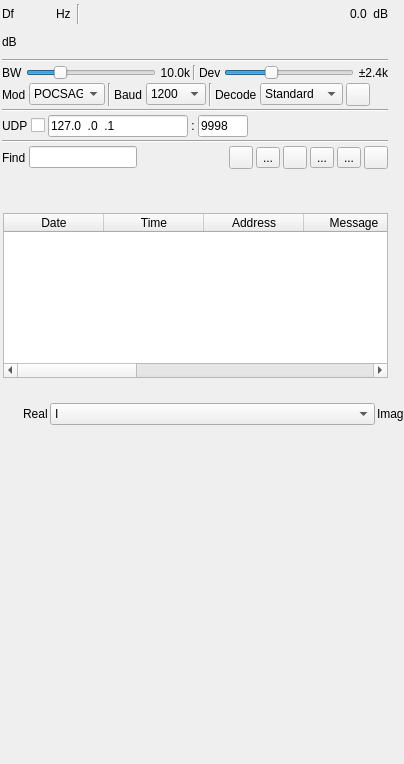
<?xml version="1.0" encoding="UTF-8"?>
<ui version="4.0">
 <class>PagerDemodGUI</class>
 <widget class="RollupContents" name="PagerDemodGUI">
  <property name="geometry">
   <rect>
    <x>0</x>
    <y>0</y>
    <width>404</width>
    <height>764</height>
   </rect>
  </property>
  <property name="sizePolicy">
   <sizepolicy hsizetype="Expanding" vsizetype="Expanding">
    <horstretch>0</horstretch>
    <verstretch>0</verstretch>
   </sizepolicy>
  </property>
  <property name="minimumSize">
   <size>
    <width>352</width>
    <height>0</height>
   </size>
  </property>
  <property name="font">
   <font>
    <family>Liberation Sans</family>
    <pointsize>9</pointsize>
   </font>
  </property>
  <property name="focusPolicy">
   <enum>Qt::FocusPolicy::StrongFocus</enum>
  </property>
  <property name="windowTitle">
   <string>Pager Demodulator</string>
  </property>
  <widget class="QWidget" name="settingsContainer" native="true">
   <property name="geometry">
    <rect>
     <x>0</x>
     <y>0</y>
     <width>390</width>
     <height>171</height>
    </rect>
   </property>
   <property name="minimumSize">
    <size>
     <width>350</width>
     <height>0</height>
    </size>
   </property>
   <property name="windowTitle">
    <string>Settings</string>
   </property>
   <layout class="QVBoxLayout" name="verticalLayout">
    <property name="spacing">
     <number>3</number>
    </property>
    <property name="leftMargin">
     <number>2</number>
    </property>
    <property name="topMargin">
     <number>2</number>
    </property>
    <property name="rightMargin">
     <number>2</number>
    </property>
    <property name="bottomMargin">
     <number>2</number>
    </property>
    <item>
     <layout class="QHBoxLayout" name="powLayout">
      <property name="topMargin">
       <number>2</number>
      </property>
      <item>
       <widget class="QLabel" name="deltaFrequencyLabel">
        <property name="minimumSize">
         <size>
          <width>16</width>
          <height>0</height>
         </size>
        </property>
        <property name="text">
         <string>Df</string>
        </property>
       </widget>
      </item>
      <item>
       <widget class="ValueDialZ" name="deltaFrequency" native="true">
        <property name="sizePolicy">
         <sizepolicy hsizetype="Maximum" vsizetype="Maximum">
          <horstretch>0</horstretch>
          <verstretch>0</verstretch>
         </sizepolicy>
        </property>
        <property name="minimumSize">
         <size>
          <width>32</width>
          <height>16</height>
         </size>
        </property>
        <property name="font">
         <font>
          <family>Liberation Mono</family>
          <pointsize>12</pointsize>
         </font>
        </property>
        <property name="cursor">
         <cursorShape>PointingHandCursor</cursorShape>
        </property>
        <property name="focusPolicy">
         <enum>Qt::FocusPolicy::StrongFocus</enum>
        </property>
        <property name="toolTip">
         <string>Demod shift frequency from center in Hz</string>
        </property>
       </widget>
      </item>
      <item>
       <widget class="QLabel" name="deltaUnits">
        <property name="text">
         <string>Hz </string>
        </property>
       </widget>
      </item>
      <item>
       <widget class="Line" name="line">
        <property name="orientation">
         <enum>Qt::Orientation::Vertical</enum>
        </property>
       </widget>
      </item>
      <item>
       <spacer name="horizontalSpacer">
        <property name="orientation">
         <enum>Qt::Orientation::Horizontal</enum>
        </property>
        <property name="sizeHint" stdset="0">
         <size>
          <width>40</width>
          <height>20</height>
         </size>
        </property>
       </spacer>
      </item>
      <item>
       <layout class="QHBoxLayout" name="channelPowerLayout">
        <item>
         <widget class="QLabel" name="channelPower">
          <property name="toolTip">
           <string>Channel power</string>
          </property>
          <property name="layoutDirection">
           <enum>Qt::LayoutDirection::RightToLeft</enum>
          </property>
          <property name="text">
           <string>0.0</string>
          </property>
         </widget>
        </item>
        <item>
         <widget class="QLabel" name="channelPowerUnits">
          <property name="text">
           <string> dB</string>
          </property>
         </widget>
        </item>
       </layout>
      </item>
     </layout>
    </item>
    <item>
     <layout class="QHBoxLayout" name="powerLayout">
      <item>
       <widget class="QLabel" name="channelPowerMeterUnits">
        <property name="text">
         <string>dB</string>
        </property>
       </widget>
      </item>
      <item>
       <widget class="LevelMeterSignalDB" name="channelPowerMeter" native="true">
        <property name="sizePolicy">
         <sizepolicy hsizetype="Expanding" vsizetype="MinimumExpanding">
          <horstretch>0</horstretch>
          <verstretch>0</verstretch>
         </sizepolicy>
        </property>
        <property name="minimumSize">
         <size>
          <width>0</width>
          <height>24</height>
         </size>
        </property>
        <property name="font">
         <font>
          <family>Liberation Mono</family>
          <pointsize>8</pointsize>
         </font>
        </property>
        <property name="toolTip">
         <string>Level meter (dB) top trace: average, bottom trace: instantaneous peak, tip: peak hold</string>
        </property>
       </widget>
      </item>
     </layout>
    </item>
    <item>
     <widget class="Line" name="line_5">
      <property name="orientation">
       <enum>Qt::Orientation::Horizontal</enum>
      </property>
     </widget>
    </item>
    <item>
     <layout class="QHBoxLayout" name="phySettingsLayout">
      <item>
       <widget class="QLabel" name="rfBWLabel">
        <property name="text">
         <string>BW</string>
        </property>
       </widget>
      </item>
      <item>
       <widget class="QSlider" name="rfBW">
        <property name="sizePolicy">
         <sizepolicy hsizetype="Expanding" vsizetype="Minimum">
          <horstretch>0</horstretch>
          <verstretch>0</verstretch>
         </sizepolicy>
        </property>
        <property name="minimumSize">
         <size>
          <width>0</width>
          <height>0</height>
         </size>
        </property>
        <property name="toolTip">
         <string>RF bandwidth</string>
        </property>
        <property name="minimum">
         <number>10</number>
        </property>
        <property name="maximum">
         <number>400</number>
        </property>
        <property name="pageStep">
         <number>1</number>
        </property>
        <property name="value">
         <number>100</number>
        </property>
        <property name="orientation">
         <enum>Qt::Orientation::Horizontal</enum>
        </property>
       </widget>
      </item>
      <item>
       <widget class="QLabel" name="rfBWText">
        <property name="minimumSize">
         <size>
          <width>30</width>
          <height>0</height>
         </size>
        </property>
        <property name="text">
         <string>10.0k</string>
        </property>
        <property name="alignment">
         <set>Qt::AlignmentFlag::AlignRight|Qt::AlignmentFlag::AlignTrailing|Qt::AlignmentFlag::AlignVCenter</set>
        </property>
       </widget>
      </item>
      <item>
       <widget class="Line" name="line_2">
        <property name="orientation">
         <enum>Qt::Orientation::Vertical</enum>
        </property>
       </widget>
      </item>
      <item>
       <widget class="QLabel" name="fmDevLabel">
        <property name="text">
         <string>Dev</string>
        </property>
       </widget>
      </item>
      <item>
       <widget class="QSlider" name="fmDev">
        <property name="sizePolicy">
         <sizepolicy hsizetype="Expanding" vsizetype="Minimum">
          <horstretch>0</horstretch>
          <verstretch>0</verstretch>
         </sizepolicy>
        </property>
        <property name="minimumSize">
         <size>
          <width>0</width>
          <height>0</height>
         </size>
        </property>
        <property name="toolTip">
         <string>Peak frequency deviation</string>
        </property>
        <property name="minimum">
         <number>10</number>
        </property>
        <property name="maximum">
         <number>50</number>
        </property>
        <property name="pageStep">
         <number>1</number>
        </property>
        <property name="value">
         <number>24</number>
        </property>
        <property name="orientation">
         <enum>Qt::Orientation::Horizontal</enum>
        </property>
       </widget>
      </item>
      <item>
       <widget class="QLabel" name="fmDevText">
        <property name="minimumSize">
         <size>
          <width>30</width>
          <height>0</height>
         </size>
        </property>
        <property name="text">
         <string>±2.4k</string>
        </property>
        <property name="alignment">
         <set>Qt::AlignmentFlag::AlignRight|Qt::AlignmentFlag::AlignTrailing|Qt::AlignmentFlag::AlignVCenter</set>
        </property>
       </widget>
      </item>
     </layout>
    </item>
    <item>
     <layout class="QHBoxLayout" name="phySettingsLayout_2">
      <item>
       <widget class="QLabel" name="modulationLabel">
        <property name="text">
         <string>Mod</string>
        </property>
       </widget>
      </item>
      <item>
       <widget class="QComboBox" name="modulation">
        <property name="minimumSize">
         <size>
          <width>76</width>
          <height>0</height>
         </size>
        </property>
        <property name="toolTip">
         <string>Pager modulation</string>
        </property>
        <item>
         <property name="text">
          <string>POCSAG</string>
         </property>
        </item>
       </widget>
      </item>
      <item>
       <widget class="Line" name="line_10">
        <property name="orientation">
         <enum>Qt::Orientation::Vertical</enum>
        </property>
       </widget>
      </item>
      <item>
       <widget class="QLabel" name="baudLabel">
        <property name="text">
         <string>Baud</string>
        </property>
       </widget>
      </item>
      <item>
       <widget class="QComboBox" name="baud">
        <property name="minimumSize">
         <size>
          <width>60</width>
          <height>0</height>
         </size>
        </property>
        <property name="toolTip">
         <string>Baud rate</string>
        </property>
        <property name="currentIndex">
         <number>1</number>
        </property>
        <item>
         <property name="text">
          <string>512</string>
         </property>
        </item>
        <item>
         <property name="text">
          <string>1200</string>
         </property>
        </item>
        <item>
         <property name="text">
          <string>2400</string>
         </property>
        </item>
       </widget>
      </item>
      <item>
       <widget class="Line" name="line_11">
        <property name="orientation">
         <enum>Qt::Orientation::Vertical</enum>
        </property>
       </widget>
      </item>
      <item>
       <widget class="QLabel" name="decodeLabel">
        <property name="text">
         <string>Decode</string>
        </property>
       </widget>
      </item>
      <item>
       <widget class="QComboBox" name="decode">
        <property name="minimumSize">
         <size>
          <width>80</width>
          <height>0</height>
         </size>
        </property>
        <property name="toolTip">
         <string>How to choose between decoding a message as numeric or alphanumeric</string>
        </property>
        <item>
         <property name="text">
          <string>Standard</string>
         </property>
        </item>
        <item>
         <property name="text">
          <string>Inverted</string>
         </property>
        </item>
        <item>
         <property name="text">
          <string>Numeric</string>
         </property>
        </item>
        <item>
         <property name="text">
          <string>Alphanumeric</string>
         </property>
        </item>
        <item>
         <property name="text">
          <string>Heuristic</string>
         </property>
        </item>
       </widget>
      </item>
      <item>
       <widget class="QToolButton" name="charset">
        <property name="toolTip">
         <string>Select character encoding</string>
        </property>
        <property name="text">
         <string/>
        </property>
        <property name="icon">
         <iconset resource="../../../sdrgui/resources/res.qrc">
          <normaloff>:/keyboard.png</normaloff>:/keyboard.png</iconset>
        </property>
       </widget>
      </item>
      <item>
       <spacer name="horizontalSpacer_2">
        <property name="orientation">
         <enum>Qt::Orientation::Horizontal</enum>
        </property>
        <property name="sizeHint" stdset="0">
         <size>
          <width>40</width>
          <height>20</height>
         </size>
        </property>
       </spacer>
      </item>
     </layout>
    </item>
    <item>
     <widget class="Line" name="line_6">
      <property name="orientation">
       <enum>Qt::Orientation::Horizontal</enum>
      </property>
     </widget>
    </item>
    <item>
     <layout class="QHBoxLayout" name="udpLayout">
      <item>
       <widget class="QLabel" name="udpLabel">
        <property name="text">
         <string>UDP</string>
        </property>
       </widget>
      </item>
      <item>
       <widget class="QCheckBox" name="udpEnabled">
        <property name="toolTip">
         <string>Forward messages via UDP</string>
        </property>
        <property name="layoutDirection">
         <enum>Qt::LayoutDirection::RightToLeft</enum>
        </property>
        <property name="text">
         <string/>
        </property>
       </widget>
      </item>
      <item>
       <widget class="QLineEdit" name="udpAddress">
        <property name="minimumSize">
         <size>
          <width>120</width>
          <height>0</height>
         </size>
        </property>
        <property name="focusPolicy">
         <enum>Qt::FocusPolicy::ClickFocus</enum>
        </property>
        <property name="toolTip">
         <string>Destination UDP address</string>
        </property>
        <property name="inputMask">
         <string>000.000.000.000</string>
        </property>
        <property name="text">
         <string>127.0.0.1</string>
        </property>
       </widget>
      </item>
      <item>
       <widget class="QLabel" name="udpSeparator">
        <property name="text">
         <string>:</string>
        </property>
        <property name="alignment">
         <set>Qt::AlignmentFlag::AlignCenter</set>
        </property>
       </widget>
      </item>
      <item>
       <widget class="QLineEdit" name="udpPort">
        <property name="minimumSize">
         <size>
          <width>50</width>
          <height>0</height>
         </size>
        </property>
        <property name="maximumSize">
         <size>
          <width>50</width>
          <height>16777215</height>
         </size>
        </property>
        <property name="focusPolicy">
         <enum>Qt::FocusPolicy::ClickFocus</enum>
        </property>
        <property name="toolTip">
         <string>Destination UDP port</string>
        </property>
        <property name="inputMask">
         <string>00000</string>
        </property>
        <property name="text">
         <string>9998</string>
        </property>
       </widget>
      </item>
      <item>
       <spacer name="horizontalSpacer_4">
        <property name="orientation">
         <enum>Qt::Orientation::Horizontal</enum>
        </property>
        <property name="sizeHint" stdset="0">
         <size>
          <width>40</width>
          <height>20</height>
         </size>
        </property>
       </spacer>
      </item>
     </layout>
    </item>
    <item>
     <widget class="Line" name="line_3">
      <property name="orientation">
       <enum>Qt::Orientation::Horizontal</enum>
      </property>
     </widget>
    </item>
    <item>
     <layout class="QHBoxLayout" name="filterLayout">
      <item>
       <widget class="QLabel" name="filterAddressLabel">
        <property name="text">
         <string>Find</string>
        </property>
       </widget>
      </item>
      <item>
       <widget class="QLineEdit" name="filterAddress">
        <property name="toolTip">
         <string>Display only messages where the address matches the specified regular expression</string>
        </property>
       </widget>
      </item>
      <item>
       <spacer name="horizontalSpacer_3">
        <property name="orientation">
         <enum>Qt::Orientation::Horizontal</enum>
        </property>
        <property name="sizeHint" stdset="0">
         <size>
          <width>40</width>
          <height>20</height>
         </size>
        </property>
       </spacer>
      </item>
      <item>
       <widget class="ButtonSwitch" name="filterDuplicates">
        <property name="maximumSize">
         <size>
          <width>24</width>
          <height>16777215</height>
         </size>
        </property>
        <property name="toolTip">
         <string>Filter duplicate messages. Right click for options.</string>
        </property>
        <property name="text">
         <string/>
        </property>
        <property name="icon">
         <iconset resource="pagerdemodicons.qrc">
          <normaloff>:/icons/filterduplicate.png</normaloff>:/icons/filterduplicate.png</iconset>
        </property>
       </widget>
      </item>
      <item>
       <widget class="QToolButton" name="notifications">
        <property name="toolTip">
         <string>Open notifications dialog</string>
        </property>
        <property name="text">
         <string>...</string>
        </property>
        <property name="icon">
         <iconset resource="../../../sdrgui/resources/res.qrc">
          <normaloff>:/mono.png</normaloff>:/mono.png</iconset>
        </property>
        <property name="checkable">
         <bool>false</bool>
        </property>
       </widget>
      </item>
      <item>
       <widget class="ButtonSwitch" name="logEnable">
        <property name="maximumSize">
         <size>
          <width>24</width>
          <height>16777215</height>
         </size>
        </property>
        <property name="toolTip">
         <string>Start/stop logging of received messages to .csv file</string>
        </property>
        <property name="text">
         <string/>
        </property>
        <property name="icon">
         <iconset resource="../../../sdrgui/resources/res.qrc">
          <normaloff>:/record_off.png</normaloff>:/record_off.png</iconset>
        </property>
       </widget>
      </item>
      <item>
       <widget class="QToolButton" name="logFilename">
        <property name="toolTip">
         <string>Set log .csv filename</string>
        </property>
        <property name="text">
         <string>...</string>
        </property>
        <property name="icon">
         <iconset resource="../../../sdrgui/resources/res.qrc">
          <normaloff>:/save.png</normaloff>:/save.png</iconset>
        </property>
        <property name="checkable">
         <bool>false</bool>
        </property>
       </widget>
      </item>
      <item>
       <widget class="QToolButton" name="logOpen">
        <property name="toolTip">
         <string>Read data from .csv log file</string>
        </property>
        <property name="text">
         <string>...</string>
        </property>
        <property name="icon">
         <iconset resource="../../../sdrgui/resources/res.qrc">
          <normaloff>:/load.png</normaloff>:/load.png</iconset>
        </property>
        <property name="checkable">
         <bool>false</bool>
        </property>
       </widget>
      </item>
      <item>
       <widget class="QToolButton" name="clearTable">
        <property name="toolTip">
         <string>Clear messages from table</string>
        </property>
        <property name="text">
         <string/>
        </property>
        <property name="icon">
         <iconset resource="../../../sdrgui/resources/res.qrc">
          <normaloff>:/bin.png</normaloff>:/bin.png</iconset>
        </property>
       </widget>
      </item>
     </layout>
    </item>
   </layout>
  </widget>
  <widget class="QWidget" name="messageContainer" native="true">
   <property name="geometry">
    <rect>
     <x>0</x>
     <y>210</y>
     <width>391</width>
     <height>171</height>
    </rect>
   </property>
   <property name="sizePolicy">
    <sizepolicy hsizetype="Expanding" vsizetype="Expanding">
     <horstretch>0</horstretch>
     <verstretch>0</verstretch>
    </sizepolicy>
   </property>
   <property name="windowTitle">
    <string>Received Messages</string>
   </property>
   <layout class="QVBoxLayout" name="verticalLayoutTable">
    <property name="spacing">
     <number>2</number>
    </property>
    <property name="leftMargin">
     <number>3</number>
    </property>
    <property name="topMargin">
     <number>3</number>
    </property>
    <property name="rightMargin">
     <number>3</number>
    </property>
    <property name="bottomMargin">
     <number>3</number>
    </property>
    <item>
     <widget class="QTableWidget" name="messages">
      <property name="toolTip">
       <string>Received messages</string>
      </property>
      <property name="editTriggers">
       <set>QAbstractItemView::EditTrigger::NoEditTriggers</set>
      </property>
      <column>
       <property name="text">
        <string>Date</string>
       </property>
       <property name="toolTip">
        <string>Date message was received</string>
       </property>
      </column>
      <column>
       <property name="text">
        <string>Time</string>
       </property>
       <property name="toolTip">
        <string>Time message was received</string>
       </property>
      </column>
      <column>
       <property name="text">
        <string>Address</string>
       </property>
       <property name="toolTip">
        <string>21-bit pager address the message is for</string>
       </property>
      </column>
      <column>
       <property name="text">
        <string>Message</string>
       </property>
      </column>
      <column>
       <property name="text">
        <string>Function</string>
       </property>
       <property name="toolTip">
        <string>Function bits / source address</string>
       </property>
      </column>
      <column>
       <property name="text">
        <string>Alpha</string>
       </property>
       <property name="toolTip">
        <string>Message decoded as 7-bit alphanumeric characters</string>
       </property>
      </column>
      <column>
       <property name="text">
        <string>Numeric</string>
       </property>
       <property name="toolTip">
        <string>Message decoded as 4-bit BCD numeric characters</string>
       </property>
      </column>
      <column>
       <property name="text">
        <string>Even PE</string>
       </property>
       <property name="toolTip">
        <string>Number of even parity errors detected in message</string>
       </property>
      </column>
      <column>
       <property name="text">
        <string>BCH PE</string>
       </property>
       <property name="toolTip">
        <string>Number of BCH parity errors detected in message</string>
       </property>
      </column>
     </widget>
    </item>
   </layout>
  </widget>
  <widget class="QWidget" name="scopeContainer" native="true">
   <property name="geometry">
    <rect>
     <x>20</x>
     <y>400</y>
     <width>714</width>
     <height>341</height>
    </rect>
   </property>
   <property name="minimumSize">
    <size>
     <width>714</width>
     <height>0</height>
    </size>
   </property>
   <property name="windowTitle">
    <string>Waveforms</string>
   </property>
   <layout class="QVBoxLayout" name="transmittedLayout_2">
    <property name="spacing">
     <number>2</number>
    </property>
    <property name="leftMargin">
     <number>3</number>
    </property>
    <property name="topMargin">
     <number>3</number>
    </property>
    <property name="rightMargin">
     <number>3</number>
    </property>
    <property name="bottomMargin">
     <number>3</number>
    </property>
    <item>
     <layout class="QHBoxLayout" name="scopelLayout">
      <item>
       <widget class="QLabel" name="label_2">
        <property name="text">
         <string>Real</string>
        </property>
       </widget>
      </item>
      <item>
       <widget class="QComboBox" name="channel1">
        <property name="sizePolicy">
         <sizepolicy hsizetype="Expanding" vsizetype="Fixed">
          <horstretch>0</horstretch>
          <verstretch>0</verstretch>
         </sizepolicy>
        </property>
        <property name="toolTip">
         <string>Signal to send to scope as real part</string>
        </property>
        <item>
         <property name="text">
          <string>I</string>
         </property>
        </item>
        <item>
         <property name="text">
          <string>Q</string>
         </property>
        </item>
        <item>
         <property name="text">
          <string>Mag Sq</string>
         </property>
        </item>
        <item>
         <property name="text">
          <string>FM demod</string>
         </property>
        </item>
        <item>
         <property name="text">
          <string>Filt</string>
         </property>
        </item>
        <item>
         <property name="text">
          <string>DC offset</string>
         </property>
        </item>
        <item>
         <property name="text">
          <string>Data</string>
         </property>
        </item>
        <item>
         <property name="text">
          <string>Sample</string>
         </property>
        </item>
        <item>
         <property name="text">
          <string>Bit</string>
         </property>
        </item>
        <item>
         <property name="text">
          <string>GotSyncCode</string>
         </property>
        </item>
       </widget>
      </item>
      <item>
       <widget class="QLabel" name="label_3">
        <property name="sizePolicy">
         <sizepolicy hsizetype="Preferred" vsizetype="Preferred">
          <horstretch>0</horstretch>
          <verstretch>0</verstretch>
         </sizepolicy>
        </property>
        <property name="text">
         <string>Imag</string>
        </property>
       </widget>
      </item>
      <item>
       <widget class="QComboBox" name="channel2">
        <property name="sizePolicy">
         <sizepolicy hsizetype="Expanding" vsizetype="Fixed">
          <horstretch>0</horstretch>
          <verstretch>0</verstretch>
         </sizepolicy>
        </property>
        <property name="toolTip">
         <string>Signal to send to scope as imag part</string>
        </property>
        <item>
         <property name="text">
          <string>I</string>
         </property>
        </item>
        <item>
         <property name="text">
          <string>Q</string>
         </property>
        </item>
        <item>
         <property name="text">
          <string>Mag Sq</string>
         </property>
        </item>
        <item>
         <property name="text">
          <string>FM demod</string>
         </property>
        </item>
        <item>
         <property name="text">
          <string>Filt</string>
         </property>
        </item>
        <item>
         <property name="text">
          <string>DC offset</string>
         </property>
        </item>
        <item>
         <property name="text">
          <string>Data</string>
         </property>
        </item>
        <item>
         <property name="text">
          <string>Sample</string>
         </property>
        </item>
        <item>
         <property name="text">
          <string>Bit</string>
         </property>
        </item>
        <item>
         <property name="text">
          <string>GotSyncCode</string>
         </property>
        </item>
       </widget>
      </item>
     </layout>
    </item>
    <item>
     <widget class="GLScope" name="glScope" native="true">
      <property name="minimumSize">
       <size>
        <width>200</width>
        <height>250</height>
       </size>
      </property>
      <property name="font">
       <font>
        <family>Liberation Mono</family>
        <pointsize>8</pointsize>
       </font>
      </property>
     </widget>
    </item>
    <item>
     <widget class="GLScopeGUI" name="scopeGUI" native="true"/>
    </item>
   </layout>
  </widget>
 </widget>
 <customwidgets>
  <customwidget>
   <class>RollupContents</class>
   <extends>QWidget</extends>
   <header>gui/rollupcontents.h</header>
   <container>1</container>
  </customwidget>
  <customwidget>
   <class>ButtonSwitch</class>
   <extends>QToolButton</extends>
   <header>gui/buttonswitch.h</header>
  </customwidget>
  <customwidget>
   <class>LevelMeterSignalDB</class>
   <extends>QWidget</extends>
   <header>gui/levelmeter.h</header>
   <container>1</container>
  </customwidget>
  <customwidget>
   <class>ValueDialZ</class>
   <extends>QWidget</extends>
   <header>gui/valuedialz.h</header>
   <container>1</container>
  </customwidget>
  <customwidget>
   <class>GLScope</class>
   <extends>QWidget</extends>
   <header>gui/glscope.h</header>
   <container>1</container>
  </customwidget>
  <customwidget>
   <class>GLScopeGUI</class>
   <extends>QWidget</extends>
   <header>gui/glscopegui.h</header>
   <container>1</container>
  </customwidget>
 </customwidgets>
 <resources>
  <include location="../../../sdrgui/resources/res.qrc"/>
  <include location="pagerdemodicons.qrc"/>
 </resources>
 <connections/>
</ui>
